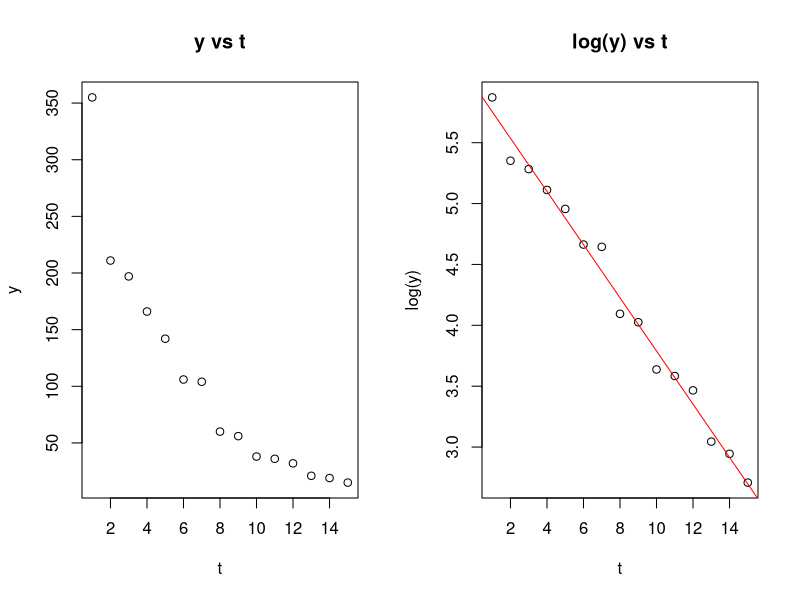
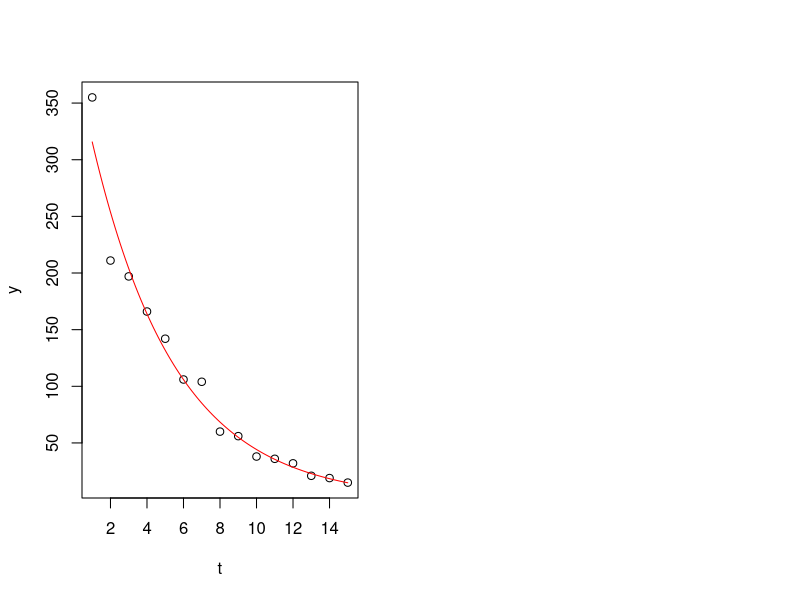
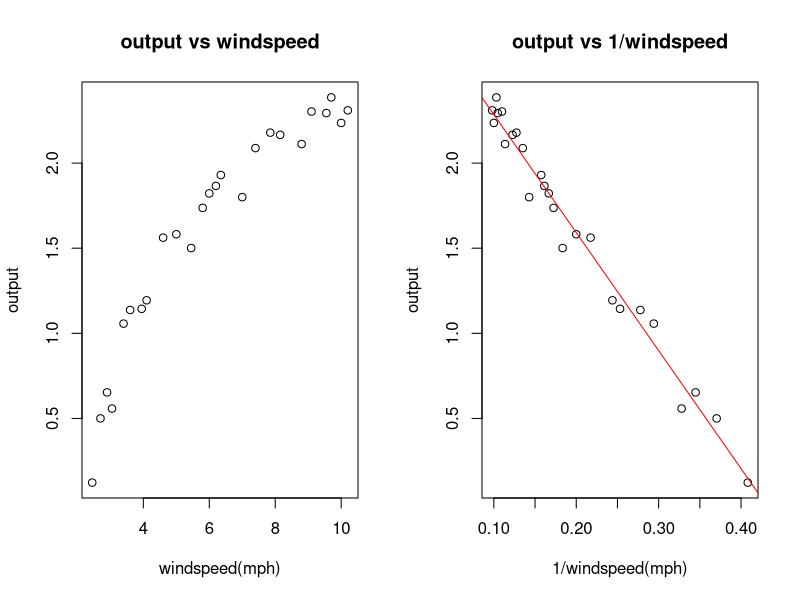
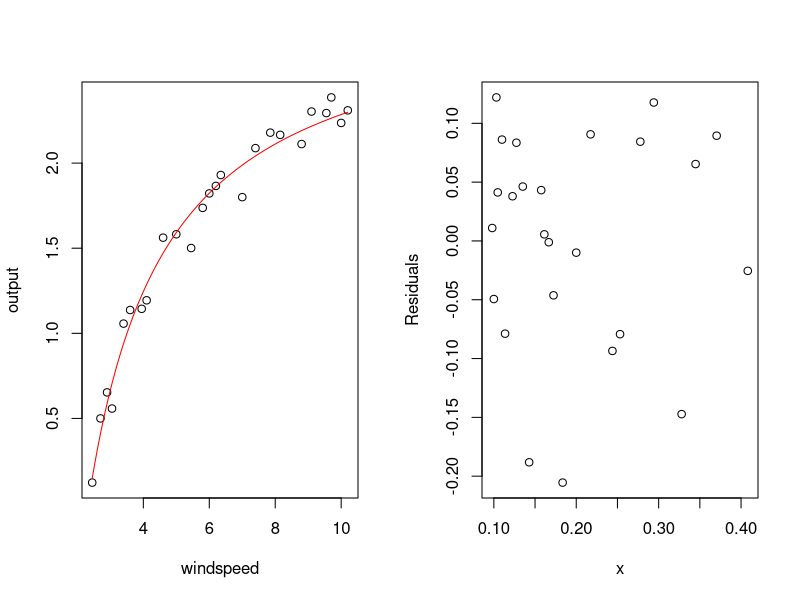
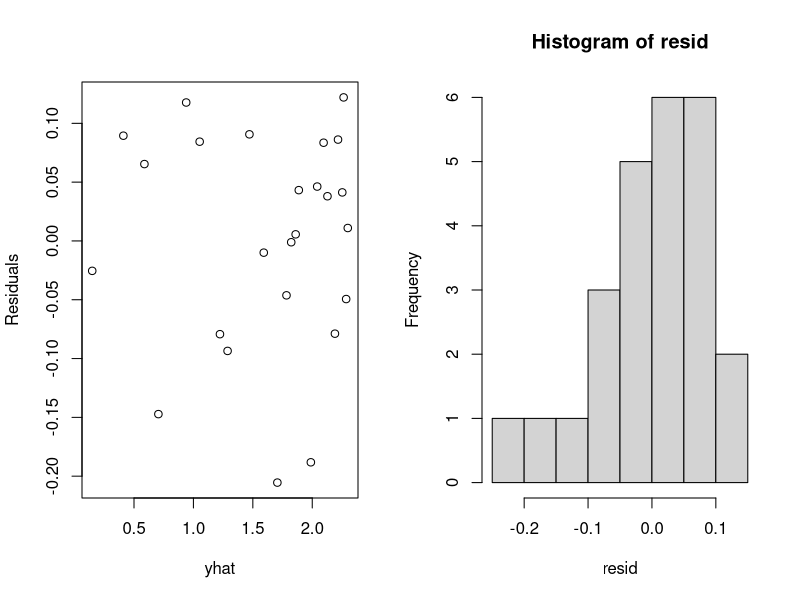
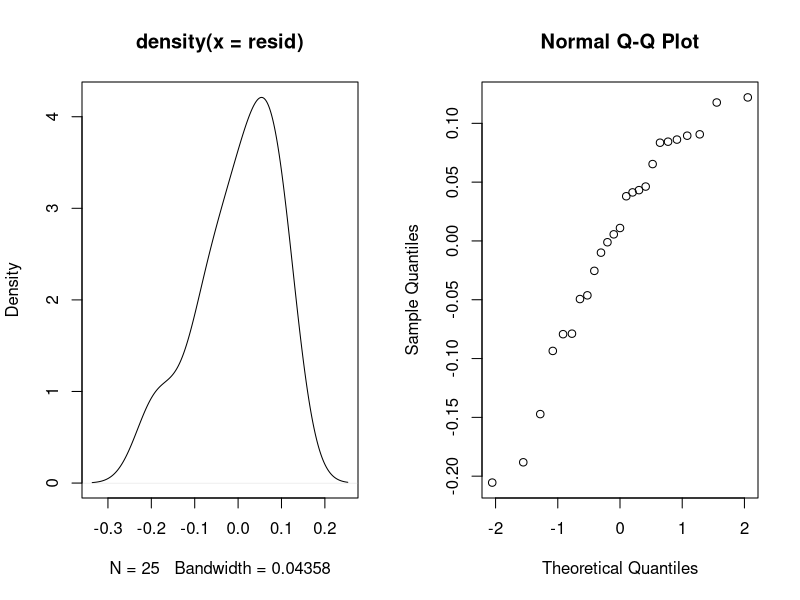

The R script that drew these images, in order:
getwd()
#PROBLEM 5
df <- read.table("BacteriaDeath.txt", header = TRUE)
t <- df[, 1]
y <- df[, 2]
##part a
par(mfrow = c(1, 2))
plot(t, y,      main = "y vs t",      xlab = "t", ylab = "y")
plot(t, log(y), main = "log(y) vs t", xlab = "t", ylab = "log(y)")
#the plot of log(y) vs t suggests a linear relationship 

##part b
fit <- lm(log(y) ~ t)
print(summary(fit))
print(coef(fit))
b0 <- coef(fit)[1]   # estimate of log(beta0)
b1 <- coef(fit)[2]   # estimate of b1 
abline(fit, col = "red")   # overlay the fit on the log(y) vs t plot

plot(t, y)  #plot y vs t
curve(exp(b0) * exp(b1 * x), add = TRUE, col = "red") #overlay fit on y vs t plot
  #original mu_{y|x} = alpha0 * e^{b_1*t}, alpha0 = e^{b0}, x = t
predict_y <- function(tt) exp(b0 + b1 * tt)
print(predict_y(5))   # prediction at t = 5
print(predict_y(25))  # prediction at t = 25

#PROBLEM 6
df <- read.table("WindSpeed.txt", header = TRUE)
output <- df[, 1]
windspeed <- df[, 2]
##part a
par(mfrow = c(1,2))
plot(windspeed, output, main = "output vs windspeed", xlab = "windspeed(mph)", ylab = "output")
plot(1/windspeed, output, main = "output vs 1/windspeed", xlab = "1/windspeed(mph)", ylab = "output")
#the plot of output vs 1/windspeed suggests a linear relationship

##part b for problem A2 
fit <- lm(output ~ I(1/windspeed))
print(summary(fit))
print(coef(fit))
b0 <- coef(fit)[1] # estimate of log(beta0) 
b1 <- coef(fit)[2] # estimate of b1

##problem B1 
abline(fit, col = "red") 

plot(windspeed, output)
curve(b0 + b1/x, add = TRUE, col = "red") #overlay fit on output vs windspeed plot
  #original mu_{y|x} = beta0 + b1/x, since y is not transformed, we use this as the equation
predict_y <- function(tt) b0 + b1 / tt
print(predict_y(4)) #prediction at wind speed 4
print(predict_y(25)) #prediction at wind speed 25

##part c for problem A2 
print(predict_y(8)) #requested prediction at wind speed of 8 mph

##problem B2- plots of the residuals...
#ei vs xi 
#ei vs yi_hat
resid = fit$residuals
predict = fit$fitted.values
plot(I(1/windspeed), resid, xlab = "x", ylab = "Residuals")
plot(predict, resid, xlab = "yhat", ylab = "Residuals")
#the residuals seem to cluster around 0.10, when x = 0.10, and yhat = 2.5...clea

#Histogram, Kernel Density Estimate, and Normal Quantile Plot of residuals (check normality assumption)
hist(resid)
plot(density(resid))
qqnorm(resid)
#the residuals histogram and density plot seem to suggest that
  #the residuals are largely normal, but skewed to the right slightly... 

##problem B3
r2 = cor.test(windspeed,output)
print(r2)
  # gives 0.9351434, with a 95% CI of [0.8564885, 0.9713548]
  # therefore, it is very likely the two are strongly correlated 
##problem B4
print(confint(fit, 2, level = 0.99)) #2 = I(1/windspeed)
  #gives [-7.514076, -6.355019]
##problem B5 
print(predict(fit, newdata = data.frame(windspeed = 3.2),
        interval = "confidence", level = 0.95))#interval is [lwr, upr]
  #uses (b0_hat + b1_hat * x_0) +- t_{n-2;alpha/2} * SE(x0)
##problem B6
print(predict(fit, newdata = data.frame(windspeed = 9.05),
        interval = "prediction", level = 0.95)) #interval is [lwr, upr]
  #uses (b0_hat + b1_hat * x_0) +- t_{n-2;alpha/2} * SE_pred(x0)
